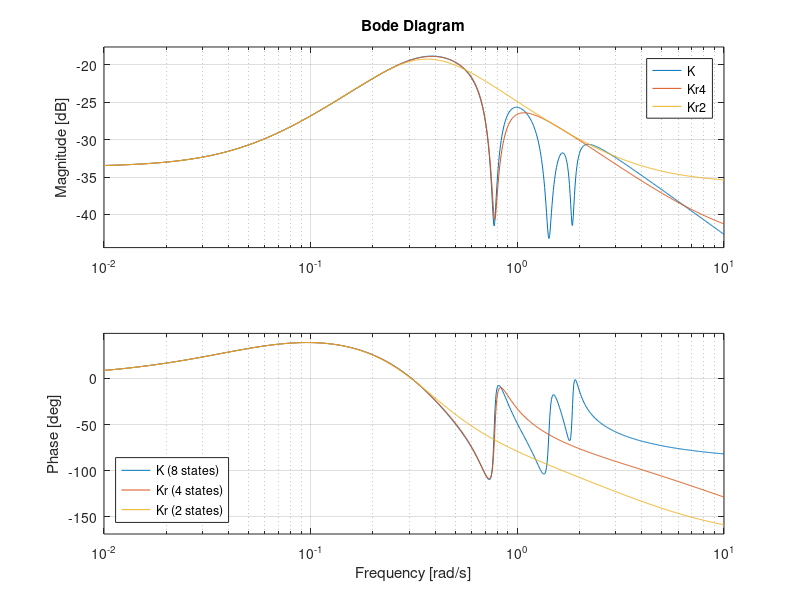

Write MATLAB code to recreate this figure.
%% -*- texinfo -*-
%% Frequency-weighted controller reduction.

% ===============================================================================
% Frequency Weighted Controller Reduction       Lukas Reichlin      December 2011
% ===============================================================================
% Reference: Madievski, A.G. and Anderson, B.D.O.
%            Sampled-Data Controller Reduction Procedure
%            IEEE Transactions of Automatic Control
%            Vol. 40, No. 11, November 1995
% ===============================================================================

% Tabula Rasa
clear all, close all, clc

% Plant
Ap1 = [  0.0         1.0
         0.0         0.0     ];

Ap2 = [ -0.015       0.765
        -0.765      -0.015   ];

Ap3 = [ -0.028       1.410
        -1.410      -0.028   ];

Ap4 = [ -0.04        1.85
        -1.85       -0.04    ];

Ap = blkdiag (Ap1, Ap2, Ap3, Ap4);

Bp = [   0.026
        -0.251
         0.033
        -0.886
        -4.017
         0.145
         3.604
         0.280   ];

Cp = [  -0.996      -0.105       0.261       0.009      -0.001      -0.043       0.002      -0.026   ];

Dp = [   0.0     ];

P = ss (Ap, Bp, Cp, Dp);

% Controller
Ac = [  -0.4077      0.9741      0.1073      0.0131      0.0023     -0.0186     -0.0003     -0.0098
        -0.0977     -0.1750      0.0215     -0.0896     -0.0260      0.0057      0.0109     -0.0105
         0.0011      0.0218     -0.0148      0.7769      0.0034     -0.0013     -0.0014      0.0011
        -0.0361     -0.5853     -0.7701     -0.3341     -0.0915      0.0334      0.0378     -0.0290
        -0.1716     -2.6546     -0.0210     -1.4467     -0.4428      1.5611      0.1715     -0.1318
        -0.0020      0.0950      0.0029      0.0523     -1.3950     -0.0338     -0.0062      0.0045
         0.1607      2.3824      0.0170      1.2979      0.3721     -0.1353     -0.1938      1.9685
        -0.0006      0.1837      0.0048      0.1010      0.0289     -0.0111     -1.8619     -0.0311  ];

Bc = [  -0.4105
        -0.0868
        -0.0004
         0.0036
         0.0081
        -0.0085
        -0.0004
        -0.0132  ];

Cc = [  -0.0447     -0.6611     -0.0047     -0.3601     -0.1033      0.0375      0.0427     -0.0329  ];

Dc = [   0.0     ];

K = ss (Ac, Bc, Cc, Dc);

% Controller Reduction
Kr4 = spaconred (P, K, 4, 'feedback', '-')
Kr2 = spaconred (P, K, 2, 'feedback', '-')

%{
% Open Loop
L = P * K;
Lr4 = P * Kr4;
Lr2 = P * Kr2;

% Closed Loop
T = feedback (L);
Tr4 = feedback (Lr4);
Tr2 = feedback (Lr2);
%}

% Frequency Range
w = {1e-2, 1e1};
% w = logspace (-2, 1, 500);

% Bode Plot of Controller
figure (1)
bode (K, Kr4, Kr2, w)
% title ('Bode Diagrams of K and Kr')
legend ('K (8 states)', 'Kr (4 states)', 'Kr (2 states)', 'location', 'southwest')

%{    
% Step Response of Closed Loop
[y, t] = step (T, 100);
[yr4, tr4] = step (Tr4, 100);
[yr2, tr2] = step (Tr2, 100);

figure (2)
plot (t, y, tr4, yr4, tr2, yr2)
grid ('on')
title ('Step Response of Closed Loop')
xlabel ('Time [s]')
ylabel ('Output [-]')
legend ('K (8 states)', 'Kr (4 states)', 'Kr (2 states)', 'Location', 'SouthEast')
%}